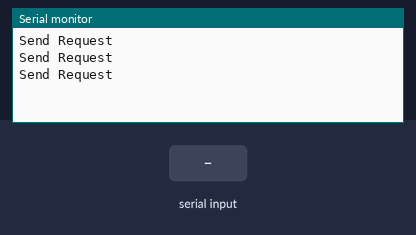
The sketch below on a simulated ESP8266 (NodeMCU). On the bench: the last lines printed to the serial monitor. Inputs (shaded band) come from the test bench.

Above: at 4.3 s.
4.4 s: "1\n" received over the second serial link
At 5.4 s:
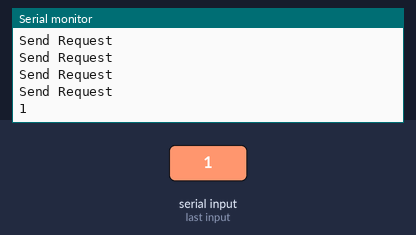
6.5 s: "0\n" received over the second serial link
At 7.3 s:
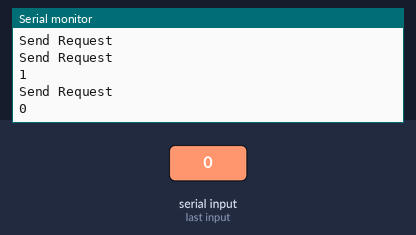
8.6 s: "2\n" received over the second serial link
At 10.1 s:
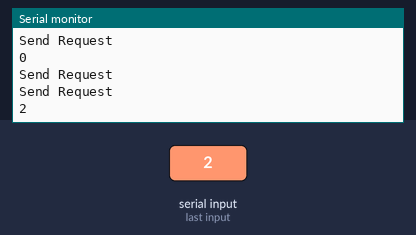

The sketch:

ESP_TEST.ino
```cpp
#include <SoftwareSerial.h>
//#include <SerialCommand.h>

const byte RX = D1;
const byte TX = D2;
String data;

//include thư viện để kiểm tra free RAM trên con esp8266
extern "C" {
  #include "user_interface.h"
}

SoftwareSerial mySerial(RX, TX, false, 256);
//SoftwareSerial mySerial = SoftwareSerial(RX, TX);

// Khai báo biến sử dụng thư viện Serial Command
//SerialCommand sCmd(mySerial);

void setup() {
  //Serial Begin at 9600 Baud
  Serial.begin(57600);
  mySerial.begin(57600);
  //sCmd.addDefaultHandler(defaultCommand);
}

void loop() {
   Serial.println("Send Request");
   mySerial.print("ESP");
   mySerial.print('\r');
   mySerial.print("DATA");
   mySerial.print('\r');
   delay(500);

   while (mySerial.available()){
     char c = mySerial.read();  //gets one byte from serial buffer
     //Serial.println("Data");
     Serial.println(c);
  }
   //sCmd.readSerial();
   delay(1000);
}

/*
void defaultCommand(String command){
  char *json = sCmd.next();
  Serial.println("Recv data");
  Serial.println(command);
  Serial.println(json);
}
*/
```

Measured:
- after the input at 4.4 s, the serial monitor: prints a new line after 0.60 s (image 1)
- after the input at 6.5 s, the serial monitor: prints a new line at once (image 2)
- after the input at 8.6 s, the serial monitor: prints a new line after 0.90 s (image 3)
